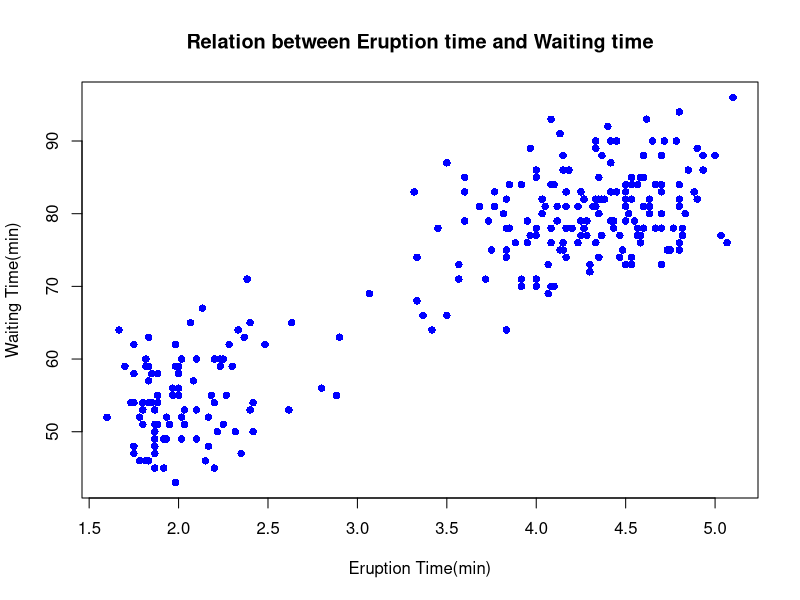
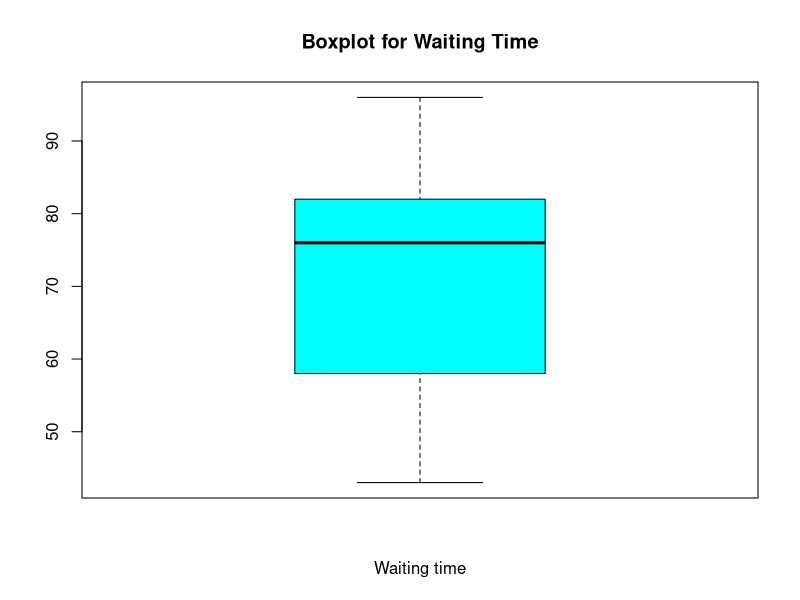

Here is the R script that generated these plots, in order:
## ---- chunk 1
#| echo: false
# loading the data
data("faithful")
#plotting a scatter plot
plot(faithful$eruptions,faithful$waiting,pch=16,col="blue",
     main="Relation between Eruption time and Waiting time",xlab = "Eruption Time(min)",
     ylab="Waiting Time(min)")

## ---- chunk 2
#| echo: false
# plot
boxplot(faithful$waiting,col='cyan',
        main="Boxplot for Waiting Time",xlab="Waiting time")
